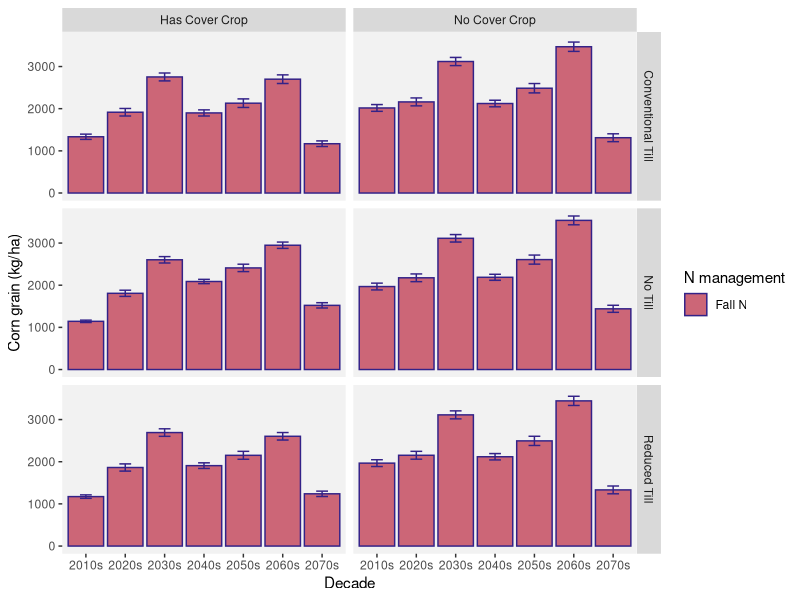
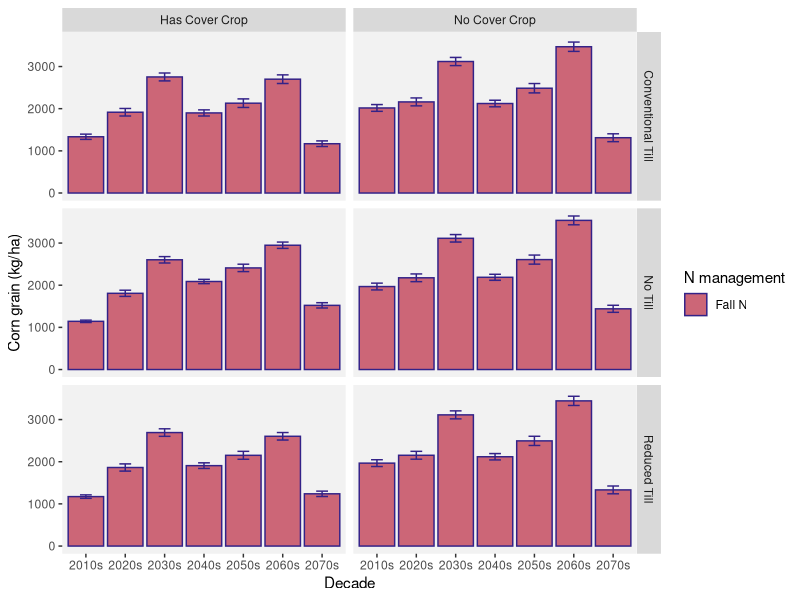

R code for these plots, in order: (Note: this script raises an error after producing the figures.)
# Biomass data from Regrow DNDC simulations
# this script adds some dummy variables to the data
# summarizes corn grain biomass C data by mean, se, cv
# makes bar charts by decade and summarizing across all years
# runs ANOVA to look for significant differences in mean and cv between till*cc*N management across all years

library(tidyverse) # has ggplot, dplyr, etc.
library(broom) # for glance()
# install.packages("car")
library(car) # for qqp
# install.packages("multcompView") 
library(multcompView) # for tukey HSD letters

################### EXTRACT DATA BY SITE (CAN SKIP UNLESS NEED TO UPDATE DATA FROM GOOGLE DRIVE)

# bm <- read.csv("data/biomass/biomass.csv")
# From Regrow's doc "AFT Final Delivery Modeling Notes"
# This file includes maximum aboveground biomass of each crop grown in each management system. 
# Management_name maps directly to the file yearly_outputs_post-weighting.csv as described in 3.2.

# Column Name       Unit          Description
# site_name         NA            String combination of one of the locations we simulated on. In the format of {x}_{y} where x refers to the region and y refers to the numeric id of that site. These will be of the format of h_{}, v_{}, a_{}, f_{}, IL-n_{}, IL-s_{} which represents the points for hops, vineyards, almonds, and forage, Illinois North, Illinois South respectively
# management_name   NA            Management code as associated with the simulations described in section 2.{x}.1
# climate_scenario  NA            Either ‘rcp26’ or ‘rcp60’ that were defined in section 1.2
# crop_system_name  NA            Name of the entire system results are for. Will be one of the following:  alfalfa, almond-a, almond-c, corn, corn-grain, corn-silage, grape-a, grape-c, hops-a, hops-c, soybean. Note that for the vine and tree crops the -c refers to the crop row, while the -a refers to the alley row.
# crop_name         NA            Name of crop within the rotation of crop system name. 
# Year              integer       Calendar year in which results are for.
# Grain.C.kgC.ha    kg C /ha      Kilograms of Carbon per hectare of grain as part of the crop.
# Leaf.C.kgC.ha     kg C /ha      Kilograms of Carbon per hectare of leaf as part of the crop
# Stem.C.kgC.ha     kg C /ha      Kilograms of Carbon per hectare of stem as part of the crop.

# interesting, so we need to convert kg C to kg dry biomass
# can probably find common %C of dry grain biomass


###############
###############
###############
############### START HERE

#######################   
#######################   (1) set up the data
#######################   

bmil <- read.csv("data/biomass/biomass_IL.csv")

# DO NOT need to find literature values to convert kg C grain to kg grain.
# since we'll only be looking at them RELATIVE TO EACH OTHER, not absolute amounts...
# let's look at the C results for now
# 
# min(bmil$Year) # 2013 --2013-2021 start up years, start at 2022
# max(bmil$Year) # 2073

# looks like all the cover crop biomass is in leaf and stem, zero grain

# make dummy factor for CT, RT, NT
bmil$till <- ifelse(grepl("ct-", bmil$management_name), "CT", 
                    ifelse(grepl("rt-", bmil$management_name), "RT", "NT"))
# # check
# unique(bmil$till)

# dummy for CC or NC
bmil$cc <- ifelse(grepl("-cc-", bmil$management_name), "CC", "NC")
# # check
# unique(bmil$cc)

# dummy for N treatment
bmil$nfert <- ifelse(grepl("-cn", bmil$management_name), "High N", 
                     ifelse(grepl("-fn", bmil$management_name), "Fall N","Recommended N"))
# # check
# unique(bmil$nfert)

# dummy for decade
bmil$decade <- ifelse(bmil$Year <2021, "2010s",
                      ifelse(bmil$Year>=2021 & bmil$Year <2031, "2020s",
                        ifelse(bmil$Year>=2031 & bmil$Year <2041, "2030s",
                          ifelse(bmil$Year>=2041 & bmil$Year <2051, "2040s",
                            ifelse(bmil$Year>=2051 & bmil$Year <2061, "2050s",
                              ifelse(bmil$Year>=2061 & bmil$Year <2071, "2060s", "2070s"))))))
# unique(bmil$decade)


# # add in summer precip data -- only needed if doing regression analysis, not pursued at this time
# precip <- read.csv("data/climate data not large/precipIL.csv")
# 
# precip.summer <- precip[precip$season == "Summer",]
# precip.summer <- precip.summer[,c(1:3, 5:7)]
# colnames(precip.summer)[1:2] <- c("site_name", "climate_scenario")
# 
# bmil <- left_join(bmil, precip.summer, 
#                    relationship = "many-to-one", 
#                    by = join_by(site_name, climate_scenario, Year==year))


# unique(bmil$management_name)

windows(xpinch=200, ypinch=200, width=5, height=5)

se <- function(x) sd(x) / sqrt(length(x))
cv <- function(x) sd(x) / mean(x)

# is the grain C biomass significantly different with High N vs Recommended N?
# let's look at biomass by decade
biomass_summary <- bmil %>%
  group_by(climate_scenario,crop_name, cc, till, nfert, decade) %>%
  summarize(biomass_mean = mean(Grain.C.kgC.ha.), biomass_se = se(Grain.C.kgC.ha.))

windows(xpinch=200, ypinch=200, width=5, height=5)
ggplot(data=biomass_summary[#biomass_summary$till=="NT" & # just look at NT for simplicity sake for now
  biomass_summary$climate_scenario == "rcp60" &                            
  biomass_summary$crop_name %in% c("corn, grain"),], #exclude rye, soybeans
                             # biomass_summary$nfert %in% c("High N", "Recommended N"),],  # exclude fall N for now
       aes(x=decade, y=biomass_mean, fill=nfert)) +
  geom_bar(stat="identity", position=position_dodge(), color="#332288") +
  geom_errorbar(width=0.3, aes(ymin=biomass_mean - biomass_se, ymax=biomass_mean + biomass_se),  
                               position=position_dodge(0.9),
                                color="#332288") +
  facet_grid(rows=vars(factor(till, levels=c("CT", "NT", "RT"))), 
             cols=vars(factor(cc, levels=c("CC", "NC"))), 
             labeller = as_labeller(
               c(CC="Has Cover Crop", NC="No Cover Crop",
                 "CT" = "Conventional Till", "NT" = "No Till", "RT"="Reduced Till"))) +
  xlab("Decade") +
  ylab("Corn grain (kg/ha)") +
  scale_fill_manual(values=c("#CC6677","#99DDFF", "#44AA99" ), name="N management") +
  theme(
    panel.grid.minor=element_blank(), 
    panel.grid.major=element_blank(),
    panel.background = element_rect(fill = 'gray95'))

ggsave("plots/biomass/IL_corn_biomass_bars.png", width=12, height=8, dpi=300)






#######################   
#######################   (2) is mean corn grain C different among till*cc*Nfert groups across all years?
#######################   

corndat <- bmil[bmil$crop_name=="corn, grain" & bmil$climate_scenario=="rcp60",]

Neffect <- aov(Grain.C.kgC.ha.~till*cc*nfert, data=corndat)
summary(Neffect)
Tukout <- TukeyHSD(Neffect)
# put interaction output into a dataframe we can sort
Tukout <- as.data.frame(Tukout[7]) %>%
  rownames_to_column(., "term") %>%
  arrange(term)


# assumptions - following https://statsandr.com/blog/anova-in-r

# Independence - the observations (grain.c.kgc.ha. observations) are independent, one does
# not depend on the other, they're not dependent on some other variable like, 
# from one individual came multiple observations.

# Normality - not required with large enough sample size >30.  But we can test anyway. 
# the residuals (observed - mean for that group) should be normally distributed.
qqnorm(corndat$Grain.C.kgC.ha.)
qqline(corndat$Grain.C.kgC.ha.)
hist(corndat$Grain.C.kgC.ha.-mean(corndat$Grain.C.kgC.ha.))
# look ok

# Equality of variances 
ggplot(data=corndat, aes(x=management_name, y=Grain.C.kgC.ha.)) + 
  geom_boxplot() +
  theme(axis.text.x=element_text(angle=45, vjust=1, hjust=1))
# looks ok, some possible outliers in nt-cc-fn
leveneTest(Grain.C.kgC.ha. ~ cc*till*nfert, data=corndat)
# > leveneTest(Grain.C.kgC.ha. ~ management_name, data=corndat)
# Levene's Test for Homogeneity of Variance (center = median)
#          Df F value    Pr(>F)    
# group    17  24.503 < 2.2e-16 ***   # we REJECT the null hyp (no sig. diff. between variances of the samples)
#       34542                      
# ---
# Signif. codes:  0 ‘***’ 0.001 ‘**’ 0.01 ‘*’ 0.05 ‘.’ 0.1 ‘ ’ 1
# HOWEVER: it seems that our large sample size (>35k data points) might be affecting this test
# See this from https://www.theanalysisfactor.com/the-problem-with-tests-for-statistical-assumptions/
# It relies too much on p-values, and therefore, sample sizes. If the sample size is large, 
# Levene’s will have a smaller p-value than if the sample size is small, given the same variances.
# So it’s very likely that you’re ***overstating a problem*** with the assumption in large samples and understating 
# it in small samples. You can’t ignore the actual size difference in the variances when making this decision. 
# So sure, look at the p-value, but also look at the actual variances and how much bigger some are than others. 
# (In other words, actually look at the effect size, not just the p-value).
# The ANOVA is generally considered robust to violations of this assumption when sample sizes 
# across groups are equal. So even if Levene’s is significant, moderately different variances may not be a 
# problem in balanced data sets. Keppel (1992) suggests that a good rule of thumb is that if sample sizes are equal, 
# robustness should hold until the largest variance is more than 9 times the smallest variance.
# This robustness goes away the more unbalanced the samples are. So you need to use judgment here,
# taking into account both the imbalance and the actual difference in variances.
# *** emphasis added

# outliers
summary(corndat$Grain.C.kgC.ha.)
# > summary(corndat$Grain.C.kgC.ha.)
# Min. 1st Qu.  Median    Mean 3rd Qu.    Max. 
# 139.9  1945.6  2875.9  2915.8  3924.3  5794.6 

# outliers via histograms
hist(corndat$Grain.C.kgC.ha., breaks=sqrt(nrow(corndat)))

ggplot(data=corndat, aes(x=Grain.C.kgC.ha.)) +
         geom_histogram() +
         facet_grid(rows=vars(nfert), cols=vars(till, cc))

#outliers via boxplots
boxplot(Grain.C.kgC.ha.~management_name, data=corndat) # some outliers plotted for nt-cc-fn, 
# but not far from interquartile range for nt-cc-fn, and not outside IQR for many other groups


# outliers via z-scores
corndat$z_grainC <- scale(corndat$Grain.C.kgC.ha.)
hist(corndat$z_grainC)
summary(corndat$z_grainC)
# Min.   :-2.31494  
# 1st Qu.:-0.80908  
# Median :-0.03325  
# Mean   : 0.00000  
# 3rd Qu.: 0.84105  
# Max.   : 2.40069  
# < -2 or >2 is considered rare
# < -3 or >3 is extremely rare
# < -3.29 or > -3.29 is used to detect outliers, where one out of 1000 observations will be outside
# this range if normal distribution.
# interquartile range is > -2 and <2. 
# min. and max do not reach 3 or 3.29.

## outlier summary: boxplots and z-score suggest no extreme outliers. No justification for removing.

# re-run ANOVA with the above knowledge (assumptions met)

corndat$till <- factor(corndat$till)
corndat$cc <- factor(corndat$cc)
corndat$nfert <- factor(corndat$nfert)

Neffect <- aov(Grain.C.kgC.ha.~till*cc*nfert, data=corndat)
summary(Neffect)
# Df    Sum Sq   Mean Sq F value   Pr(>F)    
# till              2 1.637e+08 8.184e+07  61.284  < 2e-16 ***
#   cc                1 5.557e+07 5.557e+07  41.617 1.13e-10 ***
#   nfert             2 2.557e+09 1.279e+09 957.461  < 2e-16 ***
#   till:cc           2 1.742e+07 8.710e+06   6.522  0.00147 ** 
#   till:nfert        4 1.113e+08 2.781e+07  20.829  < 2e-16 ***
#   cc:nfert          2 6.444e+08 3.222e+08 241.278  < 2e-16 ***
#   till:cc:nfert     4 1.750e+07 4.375e+06   3.276  0.01079 *  
#   Residuals     34542 4.613e+10 1.335e+06                     
# ---
#   Signif. codes:  0 ‘***’ 0.001 ‘**’ 0.01 ‘*’ 0.05 ‘.’ 0.1 ‘ ’ 1

Tukout <- TukeyHSD(Neffect)

# compact letter display
cld <- multcompLetters4(Neffect, Tukout)

# table with letters and 3rd quantile
cornsum <- group_by(corndat, cc, till, nfert) %>%
  summarize(mean=mean(Grain.C.kgC.ha.), 
            se=se(Grain.C.kgC.ha.)) %>%
  arrange(desc(mean))

cld <- as.data.frame.list(cld$`till:cc:nfert`)
cornsum$cld <- cld$Letters

cornsum

# use these letters on this plot:

windows(xpinch=200, ypinch=200, width=5, height=5)

ggplot(data=cornsum,aes(x=nfert, y=mean, fill=nfert)) +
  geom_bar(stat="identity", position=position_dodge(), color="#332288", show.legend=F) +
  geom_errorbar(width=0.3, aes(ymin=mean-se, ymax=mean + se),  
                position=position_dodge(0.9),
                color="#332288") +
  facet_grid(rows=vars(factor(till, levels=c("CT", "NT", "RT"))), 
             cols=vars(factor(cc, levels=c("CC", "NC"))), 
             labeller = as_labeller(
               c(CC="Has Cover Crop", NC="No Cover Crop",
                 "CT" = "Conventional Till", "NT" = "No Till", "RT"="Reduced Till"))) +
  xlab("N management") +
  ylab("Mean corn grain (kg C/ha) 2022-2072") +
  ylim(0,3500)+
  geom_text(aes(label=cld, y=mean+(2*se)), vjust=-0.5) +
  scale_fill_manual(values=c("#CC6677","#99DDFF", "#44AA99" )) +
  theme(
    panel.grid.minor=element_blank(), 
    panel.grid.major=element_blank(),
    panel.background = element_rect(fill = 'gray95'))

ggsave("plots/biomass/IL_corn_biomass_Neffect.png", width=6, height=8, dpi=300)





#######################   
#######################   (3) is variability in corn grain C different among till*cc*Nfert groups across all years?
#######################   

# calculate CV for each site
corncv<- group_by(corndat, site_name, till, cc, nfert) %>%
  summarize(cv=cv(Grain.C.kgC.ha.)) %>%
  arrange(desc(cv))


Neffect <- aov(cv~till*cc*nfert, data=corncv)
summary(Neffect)
Tukout <- TukeyHSD(Neffect)


# assumptions - following https://statsandr.com/blog/anova-in-r

# Independence - the observations (grain.c.kgc.ha. observations) are independent, one does
# not depend on the other, they're not dependent on some other variable like, 
# from one individual came multiple observations.

# Normality - not required with large enough sample size >30.  But we can test anyway. 
# the residuals (observed - mean for that group) should be normally distributed.
qqnorm(corncv$cv) # looks really good
qqline(corncv$cv)
hist(corncv$cv-mean(corncv$cv)) # looks ok

# Equality of variances - assumption not met
ggplot(data=corncv, aes(x=nfert, y=cv)) + 
  geom_boxplot() +
  facet_grid(rows=vars(till), cols=vars(cc)) 
# looks ok, some possible outliers in nt-nc-fn on the low end, and rt-cc-fn, also on low end
leveneTest(cv ~ cc*till*nfert, data=corncv) 
# > leveneTest(Grain.C.kgC.ha. ~ management_name, data=corndat)
# Levene's Test for Homogeneity of Variance (center = median)
#        Df F value Pr(>F)
# group  17  1.4426  0.111  # Accept null hypothesis that variances do not differ
#       558 

# outliers
summary(corncv$cv)
# > summary(corndat$Grain.C.kgC.ha.)
# Min. 1st Qu.  Median    Mean 3rd Qu.    Max. 
# 139.9  1945.6  2875.9  2915.8  3924.3  5794.6 

# outliers via histograms
hist(corncv$cv, breaks=sqrt(nrow(corncv)))

ggplot(data=corncv, aes(x=cv)) +
  geom_histogram() +
  facet_grid(rows=vars(nfert), cols=vars(till, cc))

#outliers via boxplots
boxplot(cv~till+cc+nfert, data=corncv) # no outliers plotted 

# outliers via z-scores
corncv$z_cv <- scale(corncv$cv)
hist(corncv$z_cv)
summary(corncv$z_cv)
# V1          
# Min.   :-2.92849  
# 1st Qu.:-0.67960  
# Median :-0.06132  
# Mean   : 0.00000  
# 3rd Qu.: 0.79708  
# Max.   : 1.96883  
# < -2 or >2 is considered rare
# < -3 or >3 is extremely rare
# < -3.29 or > -3.29 is used to detect outliers, where one out of 1000 observations will be outside
# this range if normal distribution.
# interquartile range is > -2 and <2. 
# max is in the safe zone
# min is getting close to extremely rare.

## outlier summary: boxplots, levenes test, and z-score suggest no extreme outliers. No justification for removing.

cvtest <- aov(cv~till*cc*nfert, data=corncv)
summary(cvtest)
# Df Sum Sq Mean Sq F value   Pr(>F)
# till            2 0.0756 0.03780  18.959 1.08e-08 ***
#   cc              1 0.0577 0.05772  28.950 1.09e-07 ***
#   nfert           2 0.0722 0.03608  18.098 2.42e-08 ***
#   till:cc         2 0.0010 0.00049   0.245    0.782    
# till:nfert      4 0.0150 0.00375   1.880    0.112    
# cc:nfert        2 0.0457 0.02284  11.454 1.33e-05 ***
#   till:cc:nfert   4 0.0036 0.00090   0.454    0.770    
# Residuals     558 1.1125 0.00199                     
# ---
#   Signif. codes:  0 ‘***’ 0.001 ‘**’ 0.01 ‘*’ 0.05 ‘.’ 0.1 ‘ ’ 1

Tukoutcv <- TukeyHSD(cvtest)

# compact letter display
cldcv <- multcompLetters4(cvtest, Tukoutcv)

# table with letters and 3rd quantile
corncvsum <- group_by(corncv, cc, till, nfert) %>%
  summarize(mean=mean(cv), 
            se=se(cv)) %>%
  arrange(desc(mean))

cldcv <- as.data.frame.list(cldcv$`till:cc:nfert`)
corncvsum$cld <- cldcv$Letters

corncvsum

# use these letters on this plot:

windows(xpinch=200, ypinch=200, width=5, height=5)

ggplot(data=corncvsum,aes(x=nfert, y=mean, fill=nfert)) +
  geom_bar(stat="identity", position=position_dodge(), color="#332288", show.legend=F) +
  geom_errorbar(width=0.3, aes(ymin=mean-se, ymax=mean + se),  
                position=position_dodge(0.9),
                color="#332288") +
  facet_grid(rows=vars(factor(till, levels=c("CT", "NT", "RT"))), 
             cols=vars(factor(cc, levels=c("CC", "NC"))), 
             labeller = as_labeller(
               c(CC="Has Cover Crop", NC="No Cover Crop",
                 "CT" = "Conventional Till", "NT" = "No Till", "RT"="Reduced Till"))) +
  xlab("N management") +
  ylab("CV for corn grain (kg C/ha) 2022-2072") +
  ylim(0,0.45)+
  geom_text(aes(label=cld, y=mean+(2*se)), vjust=-0.5) +
  scale_fill_manual(values=c("#CC6677","#99DDFF", "#44AA99" )) +
  theme(
    panel.grid.minor=element_blank(), 
    panel.grid.major=element_blank(),
    panel.background = element_rect(fill = 'gray95'))

ggsave("plots/biomass/IL_corn_biomass_cv.png", width=6, height=8, dpi=300)







#######################   
#######################   (4) is mean soy grain C different among till*cc*Nfert groups across all years?
#######################   

soydat <- bmil[bmil$crop_name=="soybean" & bmil$climate_scenario=="rcp60",]

Neffect <- aov(Grain.C.kgC.ha.~till*cc*nfert, data=soydat)
summary(Neffect)
Tukout <- TukeyHSD(Neffect)
# put interaction output into a dataframe we can sort
Tukout <- as.data.frame(Tukout[7]) %>%
  rownames_to_column(., "term") %>%
  arrange(term)


# assumptions - following https://statsandr.com/blog/anova-in-r

# Independence - the observations (grain.c.kgc.ha. observations) are independent, one does
# not depend on the other, they're not dependent on some other variable like, 
# from one individual came multiple observations.

# Normality - not required with large enough sample size >30.  But we can test anyway. 
# the residuals (observed - mean for that group) should be normally distributed.
qqnorm(soydat$Grain.C.kgC.ha.)
qqline(soydat$Grain.C.kgC.ha.)
hist(soydat$Grain.C.kgC.ha.-mean(soydat$Grain.C.kgC.ha.))
# look ok

# Equality of variances 
ggplot(data=soydat, aes(x=management_name, y=Grain.C.kgC.ha.)) + 
  geom_boxplot() +
  theme(axis.text.x=element_text(angle=45, vjust=1, hjust=1))
# looks ok
leveneTest(Grain.C.kgC.ha. ~ cc*till*nfert, data=soydat)
# Levene's Test for Homogeneity of Variance (center = median)
#          Df F value  Pr(>F)  
# group    17  1.8054 0.02181 *
#       34542                  
# ---
# Signif. codes:  0 ‘***’ 0.001 ‘**’ 0.01 ‘*’ 0.05 ‘.’ 0.1 ‘ ’ 1
# HOWEVER: it seems that our large sample size (>35k data points) might be affecting this test
# See this from https://www.theanalysisfactor.com/the-problem-with-tests-for-statistical-assumptions/
# It relies too much on p-values, and therefore, sample sizes. If the sample size is large, 
# Levene’s will have a smaller p-value than if the sample size is small, given the same variances.
# So it’s very likely that you’re ***overstating a problem*** with the assumption in large samples and understating 
# it in small samples. You can’t ignore the actual size difference in the variances when making this decision. 
# So sure, look at the p-value, but also look at the actual variances and how much bigger some are than others. 
# (In other words, actually look at the effect size, not just the p-value).
# The ANOVA is generally considered robust to violations of this assumption when sample sizes 
# across groups are equal. So even if Levene’s is significant, moderately different variances may not be a 
# problem in balanced data sets. Keppel (1992) suggests that a good rule of thumb is that if sample sizes are equal, 
# robustness should hold until the largest variance is more than 9 times the smallest variance.
# This robustness goes away the more unbalanced the samples are. So you need to use judgment here,
# taking into account both the imbalance and the actual difference in variances.
# *** emphasis added

# outliers
summary(soydat$Grain.C.kgC.ha.)
# > summary(soydat$Grain.C.kgC.ha.)
# Min. 1st Qu.  Median    Mean 3rd Qu.    Max. 
# 17.22  419.89  637.90  649.91  877.61 1480.36 

# outliers via histograms
hist(soydat$Grain.C.kgC.ha., breaks=sqrt(nrow(soydat)))

ggplot(data=soydat, aes(x=Grain.C.kgC.ha.)) +
  geom_histogram() +
  facet_grid(rows=vars(nfert), cols=vars(till, cc))

#outliers via boxplots
boxplot(Grain.C.kgC.ha.~management_name, data=soydat) # looks ok


# outliers via z-scores
soydat$z_grainC <- scale(soydat$Grain.C.kgC.ha.)
hist(soydat$z_grainC)
summary(soydat$z_grainC)
# V1         
# Min.   :-2.0914  
# 1st Qu.:-0.7604  
# Median :-0.0397  
# Mean   : 0.0000  
# 3rd Qu.: 0.7527  
# Max.   : 2.7451  
# < -2 or >2 is considered rare
# < -3 or >3 is extremely rare
# < -3.29 or > -3.29 is used to detect outliers, where one out of 1000 observations will be outside
# this range if normal distribution.
# min. and max do not reach 3 or 3.29.

## outlier summary: boxplots and z-score suggest no extreme outliers. No justification for removing.

# re-run ANOVA with the above knowledge (assumptions met)

soydat$till <- factor(soydat$till)
soydat$cc <- factor(soydat$cc)
soydat$nfert <- factor(soydat$nfert)

Neffect <- aov(Grain.C.kgC.ha.~till*cc*nfert, data=soydat)
summary(Neffect)
# Df    Sum Sq Mean Sq F value   Pr(>F)    
# till              2 5.366e+06 2683154  29.358 1.82e-13 ***
# cc                1 3.326e+05  332550   3.639   0.0565 .  
# nfert             2 2.328e+03    1164   0.013   0.9873    
# till:cc           2 3.333e+04   16667   0.182   0.8333    
# till:nfert        4 5.440e+02     136   0.001   1.0000    
# cc:nfert          2 1.164e+05   58208   0.637   0.5289    
# till:cc:nfert     4 2.558e+03     639   0.007   0.9999    
# Residuals     34542 3.157e+09   91394                     
# ---
#   Signif. codes:  0 ‘***’ 0.001 ‘**’ 0.01 ‘*’ 0.05 ‘.’ 0.1 ‘ ’ 1

Neffect <- aov(Grain.C.kgC.ha.~till, data=soydat)
summary(Neffect)

Tukout <- TukeyHSD(Neffect)

# compact letter display
cld <- multcompLetters4(Neffect, Tukout)   

# table with letters and 3rd quantile
soysum <- group_by(soydat, cc, till, nfert) %>%
  summarize(mean=mean(Grain.C.kgC.ha.), 
            se=se(Grain.C.kgC.ha.)) %>%
  arrange(desc(mean))

cld <- as.data.frame.list(cld$`till:cc:nfert`)
soysum$cld <- cld$Letters

# may need to summarize data now just across tillage treatments to go with the model output
# left off here 10/26/23

# soysum

# use these letters on this plot:

windows(xpinch=200, ypinch=200, width=5, height=5)

ggplot(data=soysum,aes(x=nfert, y=mean, fill=nfert)) +
  geom_bar(stat="identity", position=position_dodge(), color="#332288", show.legend=F) +
  geom_errorbar(width=0.3, aes(ymin=mean-se, ymax=mean + se),  
                position=position_dodge(0.9),
                color="#332288") +
  facet_grid(rows=vars(factor(till, levels=c("CT", "NT", "RT"))), 
             cols=vars(factor(cc, levels=c("CC", "NC"))), 
             labeller = as_labeller(
               c(CC="Has Cover Crop", NC="No Cover Crop",
                 "CT" = "Conventional Till", "NT" = "No Till", "RT"="Reduced Till"))) +
  xlab("N management") +
  ylab("Mean soy grain (kg C/ha) 2022-2072") +
  ylim(0,750)+
  geom_text(aes(label=cld, y=mean+(2*se)), vjust=-0.5) +
  scale_fill_manual(values=c("#CC6677","#99DDFF", "#44AA99" )) +
  theme(
    panel.grid.minor=element_blank(), 
    panel.grid.major=element_blank(),
    panel.background = element_rect(fill = 'gray95'))

ggsave("plots/biomass/IL_soy_biomass_Neffect.png", width=6, height=8, dpi=300)





#######################   
#######################   (5) is variability in soy grain C different among till*cc*Nfert groups across all years?
#######################   

# calculate CV for each site
soycv<- group_by(soydat, site_name, till, cc, nfert) %>%
  summarize(cv=cv(Grain.C.kgC.ha.)) %>%
  arrange(desc(cv))


Neffect <- aov(cv~till*cc*nfert, data=soycv)
summary(Neffect)
Tukout <- TukeyHSD(Neffect)


# assumptions - following https://statsandr.com/blog/anova-in-r

# Independence - the observations (grain.c.kgc.ha. observations) are independent, one does
# not depend on the other, they're not dependent on some other variable like, 
# from one individual came multiple observations.

# Normality - not required with large enough sample size >30.  But we can test anyway. 
# the residuals (observed - mean for that group) should be normally distributed.
qqnorm(soycv$cv) # looks really good
qqline(soycv$cv)
hist(soycv$cv-mean(soycv$cv)) # looks ok

# Equality of variances - assumption not met
ggplot(data=soycv, aes(x=nfert, y=cv)) + 
  geom_boxplot() +
  facet_grid(rows=vars(till), cols=vars(cc)) 
# looks ok, some possible outliers in nt-nc-fn on the low end, and rt-cc-fn, also on low end
leveneTest(cv ~ cc*till*nfert, data=soycv) 
# > leveneTest(Grain.C.kgC.ha. ~ management_name, data=soydat)
# Levene's Test for Homogeneity of Variance (center = median)
#        Df F value Pr(>F)
# group  17  1.4426  0.111  # Accept null hypothesis that variances do not differ
#       558 

# outliers
summary(soycv$cv)
# > summary(soydat$Grain.C.kgC.ha.)
# Min. 1st Qu.  Median    Mean 3rd Qu.    Max. 
# 139.9  1945.6  2875.9  2915.8  3924.3  5794.6 

# outliers via histograms
hist(soycv$cv, breaks=sqrt(nrow(soycv)))

ggplot(data=soycv, aes(x=cv)) +
  geom_histogram() +
  facet_grid(rows=vars(nfert), cols=vars(till, cc))

#outliers via boxplots
boxplot(cv~till+cc+nfert, data=soycv) # no outliers plotted 

# outliers via z-scores
soycv$z_cv <- scale(soycv$cv)
hist(soycv$z_cv)
summary(soycv$z_cv)
# V1          
# Min.   :-2.92849  
# 1st Qu.:-0.67960  
# Median :-0.06132  
# Mean   : 0.00000  
# 3rd Qu.: 0.79708  
# Max.   : 1.96883  
# < -2 or >2 is considered rare
# < -3 or >3 is extremely rare
# < -3.29 or > -3.29 is used to detect outliers, where one out of 1000 observations will be outside
# this range if normal distribution.
# interquartile range is > -2 and <2. 
# max is in the safe zone
# min is getting close to extremely rare.

## outlier summary: boxplots, levenes test, and z-score suggest no extreme outliers. No justification for removing.

cvtest <- aov(cv~till*cc*nfert, data=soycv)
summary(cvtest)
# Df Sum Sq Mean Sq F value   Pr(>F)
# till            2 0.0756 0.03780  18.959 1.08e-08 ***
#   cc              1 0.0577 0.05772  28.950 1.09e-07 ***
#   nfert           2 0.0722 0.03608  18.098 2.42e-08 ***
#   till:cc         2 0.0010 0.00049   0.245    0.782    
# till:nfert      4 0.0150 0.00375   1.880    0.112    
# cc:nfert        2 0.0457 0.02284  11.454 1.33e-05 ***
#   till:cc:nfert   4 0.0036 0.00090   0.454    0.770    
# Residuals     558 1.1125 0.00199                     
# ---
#   Signif. codes:  0 ‘***’ 0.001 ‘**’ 0.01 ‘*’ 0.05 ‘.’ 0.1 ‘ ’ 1

Tukoutcv <- TukeyHSD(cvtest)

# compact letter display
cldcv <- multcompLetters4(cvtest, Tukoutcv)

# table with letters and 3rd quantile
soycvsum <- group_by(soycv, cc, till, nfert) %>%
  summarize(mean=mean(cv), 
            se=se(cv)) %>%
  arrange(desc(mean))

cldcv <- as.data.frame.list(cldcv$`till:cc:nfert`)
soycvsum$cld <- cldcv$Letters

soycvsum

# use these letters on this plot:

windows(xpinch=200, ypinch=200, width=5, height=5)

ggplot(data=soycvsum,aes(x=nfert, y=mean, fill=nfert)) +
  geom_bar(stat="identity", position=position_dodge(), color="#332288", show.legend=F) +
  geom_errorbar(width=0.3, aes(ymin=mean-se, ymax=mean + se),  
                position=position_dodge(0.9),
                color="#332288") +
  facet_grid(rows=vars(factor(till, levels=c("CT", "NT", "RT"))), 
             cols=vars(factor(cc, levels=c("CC", "NC"))), 
             labeller = as_labeller(
               c(CC="Has Cover Crop", NC="No Cover Crop",
                 "CT" = "Conventional Till", "NT" = "No Till", "RT"="Reduced Till"))) +
  xlab("N management") +
  ylab("CV for soy grain (kg C/ha) 2022-2072") +
  ylim(0,0.45)+
  geom_text(aes(label=cld, y=mean+(2*se)), vjust=-0.5) +
  scale_fill_manual(values=c("#CC6677","#99DDFF", "#44AA99" )) +
  theme(
    panel.grid.minor=element_blank(), 
    panel.grid.major=element_blank(),
    panel.background = element_rect(fill = 'gray95'))

ggsave("plots/biomass/IL_soy_biomass_cv.png", width=6, height=8, dpi=300)









############ linear models / regressions to look at biomass change over time (not complete as of 10/4/2023)
############ what drives biomass over time, not a main research question, i.e., seems redundant with
############ just looking at how the model is built to predict biomass...

# set base levels to no cover and conventional till
bmil$till <- relevel(factor(bmil$till), ref="CT")
# bmil$till <- ordered(bmil$till, levels=c("CT", "RT", "NT"))
# bmil$till <- factor(bmil$till, ordered=F)
bmil$cc <- relevel(factor(bmil$cc), ref="NC")

# center data at mean
center_scale <- function(x) {
  scale(x, scale=F)
}

bmil$year.sc <- center_scale(bmil$Year)
bmil$grain.sc <- center_scale(bmil$Grain.C.kgC.ha.)


grmean <- mean(bmil$Grain.C.kgC.ha.)
grsd <- sd(bmil$Grain.C.kgC.ha.)
ssntotmean <- mean(bmil$ssn.tot)
ssntotsd <- sd(bmil$ssn.tot)
yrmean <- mean(bmil$Year)
yrsd <- sd(bmil$Year)
bmil$grain.z <- (bmil$Grain.C.kgC.ha.-grmean)/grsd
bmil$ssn.tot.z <- (bmil$ssn.tot-ssntotmean)/ssntotsd
bmil$year.z <- (bmil$Year - yrmean)/yrsd

grain <- bmil[bmil$crop_name %in% c("corn, grain", "soybean") & bmil$Year>2021, ]



# check that data are normal
qqnorm(grain$Grain.C.kgC.ha.)  
qqline(grain$Grain.C.kgC.ha., distribution = qnorm)


# most of the explanatory power of the model comes from the two crops
blm0 <- lm(grain.z ~ year.z*crop_name, data=grain)
summary(blm0)
# R-squared is 0.6277, p< 2.2e-16
glance(blm0)
# AIC = 223463    # BIC 2.24e5  # when comparing these to other models, lower is better

# add in summer precip gain 0.15 in R2
blm0p <- lm(grain.z ~ year.z*crop_name + ssn.tot.z,  data=grain)
summary(blm0p)
# R-squared is 0.7756, p< 2.2e-16
glance(blm0p)
# AIC = 163956    # BIC 164014  

# add in cover crops
blm1p <- lm(grain.z ~ year.z*crop_name*cc + ssn.tot.z,  data=grain)
summary(blm1p)
# R-squared is 0.7759, p< 2.2e-16
glance(blm1p)
# AIC = 163836    # BIC 163933  


# add in tillage
blm2p <- lm(grain.z ~ year.z*crop_name*till + ssn.tot.z,  data=grain)
summary(blm2p)
# R-squared is 0.7769, p< 2.2e-16
glance(blm2p)
# AIC = 163324    # BIC 163460 


# add in site, a random effect


blm3p <- lmer(grain.z ~ year.z*crop_name + ssn.tot.z + (1|site_name),
              REML=F, # only one random effect, can use maximum likelihood not restricted ML
            data=grain)
summary(blm3p)
# R-squared is 0.79, p< 2.2e-16
glance(blm3p)
# AIC = 155646    # BIC 156004


# add in site, a random effect
blm3p <- lm(grain.z ~ year.z*crop_name + ssn.tot.z,  data=grain)
summary(blm3p)
# R-squared is 0.79, p< 2.2e-16
glance(blm3p)
# AIC = 155646    # BIC 156004





blm_fullp <- lm(grain.z ~ year.z*crop_name*climate_scenario*till*cc + ssn.tot.z, 
               data=bmil[bmil$crop_name %in% c("corn, grain", "soybean") & bmil$Year>2021, ])
summary(blm_fullp)
# R-squared is 0.7784, p< 2.2e-16
glance(blm_fullp)
# AIC = 162567 ### BEST AIC SO FAR   # BIC 163050  # BEST BIC SO FAR
